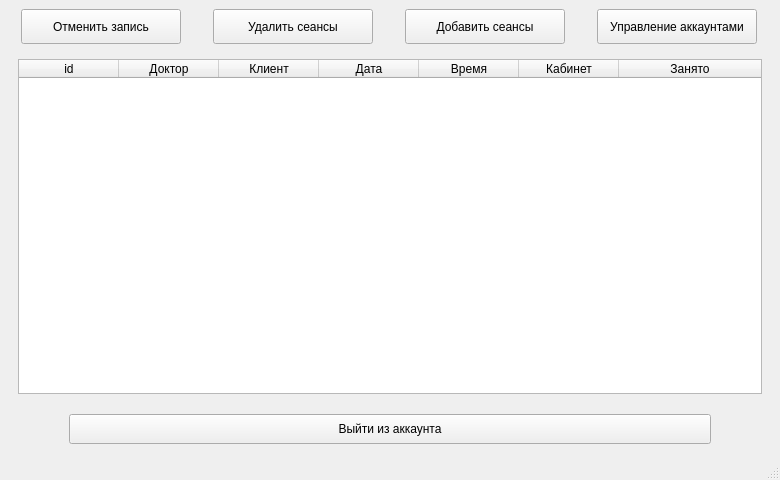
<?xml version="1.0" encoding="UTF-8"?>
<ui version="4.0">
 <class>AdminMenu</class>
 <widget class="QMainWindow" name="AdminMenu">
  <property name="geometry">
   <rect>
    <x>0</x>
    <y>0</y>
    <width>780</width>
    <height>480</height>
   </rect>
  </property>
  <property name="minimumSize">
   <size>
    <width>780</width>
    <height>480</height>
   </size>
  </property>
  <property name="windowTitle">
   <string>MainWindow</string>
  </property>
  <widget class="QWidget" name="centralwidget">
   <layout class="QVBoxLayout" name="verticalLayout">
    <item>
     <layout class="QHBoxLayout" name="horizontalLayout_2">
      <property name="spacing">
       <number>20</number>
      </property>
      <item>
       <widget class="QPushButton" name="cancel_app">
        <property name="minimumSize">
         <size>
          <width>0</width>
          <height>35</height>
         </size>
        </property>
        <property name="maximumSize">
         <size>
          <width>160</width>
          <height>16777215</height>
         </size>
        </property>
        <property name="text">
         <string>Отменить запись</string>
        </property>
       </widget>
      </item>
      <item>
       <widget class="QPushButton" name="delete_session">
        <property name="minimumSize">
         <size>
          <width>0</width>
          <height>35</height>
         </size>
        </property>
        <property name="maximumSize">
         <size>
          <width>160</width>
          <height>16777215</height>
         </size>
        </property>
        <property name="text">
         <string>Удалить сеансы</string>
        </property>
       </widget>
      </item>
      <item>
       <widget class="QPushButton" name="add_session">
        <property name="minimumSize">
         <size>
          <width>0</width>
          <height>35</height>
         </size>
        </property>
        <property name="maximumSize">
         <size>
          <width>160</width>
          <height>16777215</height>
         </size>
        </property>
        <property name="text">
         <string>Добавить сеансы</string>
        </property>
       </widget>
      </item>
      <item>
       <widget class="QPushButton" name="change_tables">
        <property name="minimumSize">
         <size>
          <width>0</width>
          <height>35</height>
         </size>
        </property>
        <property name="maximumSize">
         <size>
          <width>160</width>
          <height>16777215</height>
         </size>
        </property>
        <property name="text">
         <string>Управление аккаунтами</string>
        </property>
       </widget>
      </item>
     </layout>
    </item>
    <item>
     <widget class="QStackedWidget" name="stackedWidget">
      <property name="currentIndex">
       <number>0</number>
      </property>
      <widget class="QWidget" name="manage_sessions">
       <layout class="QHBoxLayout" name="horizontalLayout_3">
        <item>
         <widget class="QTableWidget" name="sessions_table">
          <attribute name="horizontalHeaderShowSortIndicator" stdset="0">
           <bool>true</bool>
          </attribute>
          <attribute name="horizontalHeaderStretchLastSection">
           <bool>true</bool>
          </attribute>
          <column>
           <property name="text">
            <string>id</string>
           </property>
          </column>
          <column>
           <property name="text">
            <string>Доктор</string>
           </property>
          </column>
          <column>
           <property name="text">
            <string>Клиент</string>
           </property>
          </column>
          <column>
           <property name="text">
            <string>Дата</string>
           </property>
          </column>
          <column>
           <property name="text">
            <string>Время</string>
           </property>
          </column>
          <column>
           <property name="text">
            <string>Кабинет</string>
           </property>
          </column>
          <column>
           <property name="text">
            <string>Занято</string>
           </property>
          </column>
         </widget>
        </item>
       </layout>
      </widget>
      <widget class="QWidget" name="manage_users">
       <layout class="QHBoxLayout" name="horizontalLayout_4">
        <item>
         <widget class="QTableWidget" name="users_table">
          <column>
           <property name="text">
            <string>Роль</string>
           </property>
          </column>
          <column>
           <property name="text">
            <string>Логин</string>
           </property>
          </column>
          <column>
           <property name="text">
            <string>Имя</string>
           </property>
          </column>
         </widget>
        </item>
        <item>
         <layout class="QVBoxLayout" name="verticalLayout_3">
          <property name="leftMargin">
           <number>70</number>
          </property>
          <property name="topMargin">
           <number>65</number>
          </property>
          <property name="rightMargin">
           <number>70</number>
          </property>
          <property name="bottomMargin">
           <number>65</number>
          </property>
          <item>
           <widget class="QPushButton" name="delete_acc">
            <property name="minimumSize">
             <size>
              <width>200</width>
              <height>35</height>
             </size>
            </property>
            <property name="text">
             <string>Удалить аккаунт</string>
            </property>
           </widget>
          </item>
          <item>
           <widget class="QPushButton" name="add_doctor">
            <property name="minimumSize">
             <size>
              <width>200</width>
              <height>35</height>
             </size>
            </property>
            <property name="text">
             <string>Добавить врача</string>
            </property>
           </widget>
          </item>
         </layout>
        </item>
       </layout>
      </widget>
     </widget>
    </item>
    <item>
     <layout class="QVBoxLayout" name="verticalLayout_2">
      <property name="leftMargin">
       <number>60</number>
      </property>
      <property name="topMargin">
       <number>5</number>
      </property>
      <property name="rightMargin">
       <number>60</number>
      </property>
      <property name="bottomMargin">
       <number>5</number>
      </property>
      <item>
       <widget class="QPushButton" name="log_out">
        <property name="minimumSize">
         <size>
          <width>0</width>
          <height>30</height>
         </size>
        </property>
        <property name="maximumSize">
         <size>
          <width>4143432</width>
          <height>200</height>
         </size>
        </property>
        <property name="sizeIncrement">
         <size>
          <width>0</width>
          <height>0</height>
         </size>
        </property>
        <property name="text">
         <string>Выйти из аккаунта</string>
        </property>
       </widget>
      </item>
     </layout>
    </item>
   </layout>
  </widget>
  <widget class="QMenuBar" name="menubar">
   <property name="geometry">
    <rect>
     <x>0</x>
     <y>0</y>
     <width>780</width>
     <height>21</height>
    </rect>
   </property>
  </widget>
  <widget class="QStatusBar" name="statusbar"/>
 </widget>
 <resources/>
 <connections/>
</ui>
